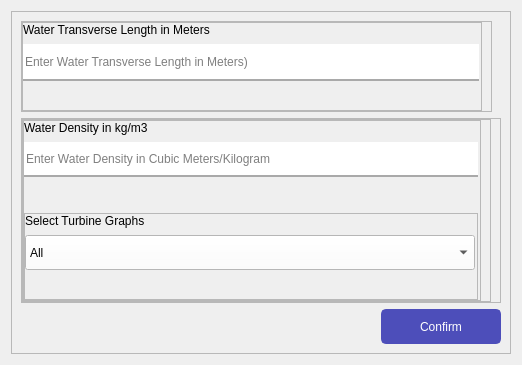
          <widget class="QWidget" name="page_5">
           <layout class="QVBoxLayout" name="verticalLayout_9">
            <item alignment="Qt::AlignHCenter|Qt::AlignVCenter">
             <widget class="QFrame" name="frame_9">
              <property name="minimumSize">
               <size>
                <width>500</width>
                <height>0</height>
               </size>
              </property>
              <property name="frameShape">
               <enum>QFrame::StyledPanel</enum>
              </property>
              <property name="frameShadow">
               <enum>QFrame::Raised</enum>
              </property>
              <layout class="QVBoxLayout" name="verticalLayout_8">
               <item>
                <widget class="QFrame" name="frame_10">
                 <property name="frameShape">
                  <enum>QFrame::NoFrame</enum>
                 </property>
                 <property name="frameShadow">
                  <enum>QFrame::Raised</enum>
                 </property>
                 <layout class="QVBoxLayout" name="verticalLayout_21">
                  <property name="leftMargin">
                   <number>0</number>
                  </property>
                  <property name="topMargin">
                   <number>0</number>
                  </property>
                  <property name="bottomMargin">
                   <number>0</number>
                  </property>
                  <item>
                   <widget class="QFrame" name="frame_93">
                    <property name="frameShape">
                     <enum>QFrame::StyledPanel</enum>
                    </property>
                    <property name="frameShadow">
                     <enum>QFrame::Raised</enum>
                    </property>
                    <layout class="QHBoxLayout" name="horizontalLayout_34">
                     <property name="spacing">
                      <number>0</number>
                     </property>
                     <property name="leftMargin">
                      <number>0</number>
                     </property>
                     <property name="topMargin">
                      <number>0</number>
                     </property>
                     <property name="bottomMargin">
                      <number>0</number>
                     </property>
                     <item>
                      <widget class="QFrame" name="frame_100">
                       <property name="frameShape">
                        <enum>QFrame::StyledPanel</enum>
                       </property>
                       <property name="frameShadow">
                        <enum>QFrame::Raised</enum>
                       </property>
                       <layout class="QVBoxLayout" name="verticalLayout_98">
                        <property name="spacing">
                         <number>7</number>
                        </property>
                        <property name="leftMargin">
                         <number>0</number>
                        </property>
                        <property name="topMargin">
                         <number>0</number>
                        </property>
                        <property name="rightMargin">
                         <number>2</number>
                        </property>
                        <property name="bottomMargin">
                         <number>0</number>
                        </property>
                        <item>
                         <widget class="QLabel" name="label_5">
                          <property name="text">
                           <string>Water Transverse Length in Meters</string>
                          </property>
                         </widget>
                        </item>
                        <item>
                         <widget class="QLineEdit" name="txtWaterTra">
                          <property name="minimumSize">
                           <size>
                            <width>0</width>
                            <height>37</height>
                           </size>
                          </property>
                          <property name="styleSheet">
                           <string notr="true">border:none;
border-bottom:2px solid #a9a9a9;</string>
                          </property>
                          <property name="text">
                           <string/>
                          </property>
                          <property name="placeholderText">
                           <string>Enter Water Transverse Length in Meters)</string>
                          </property>
                         </widget>
                        </item>
                        <item>
                         <widget class="QLabel" name="lblNodes_3">
                          <property name="minimumSize">
                           <size>
                            <width>100</width>
                            <height>0</height>
                           </size>
                          </property>
                          <property name="maximumSize">
                           <size>
                            <width>16777215</width>
                            <height>22</height>
                           </size>
                          </property>
                          <property name="styleSheet">
                           <string notr="true">margin-top:4px;</string>
                          </property>
                          <property name="text">
                           <string>&lt;html&gt;&lt;head/&gt;&lt;body&gt;&lt;p&gt;&lt;br/&gt;&lt;/p&gt;&lt;/body&gt;&lt;/html&gt;</string>
                          </property>
                          <property name="alignment">
                           <set>Qt::AlignBottom|Qt::AlignLeading|Qt::AlignLeft</set>
                          </property>
                         </widget>
                        </item>
                       </layout>
                      </widget>
                     </item>
                    </layout>
                   </widget>
                  </item>
                 </layout>
                </widget>
               </item>
               <item>
                <widget class="QFrame" name="frame_11">
                 <property name="frameShape">
                  <enum>QFrame::StyledPanel</enum>
                 </property>
                 <property name="frameShadow">
                  <enum>QFrame::Raised</enum>
                 </property>
                 <layout class="QVBoxLayout" name="verticalLayout_22">
                  <property name="leftMargin">
                   <number>0</number>
                  </property>
                  <property name="topMargin">
                   <number>0</number>
                  </property>
                  <property name="bottomMargin">
                   <number>0</number>
                  </property>
                  <item>
                   <widget class="QFrame" name="frame_94">
                    <property name="frameShape">
                     <enum>QFrame::StyledPanel</enum>
                    </property>
                    <property name="frameShadow">
                     <enum>QFrame::Raised</enum>
                    </property>
                    <layout class="QHBoxLayout" name="horizontalLayout_35">
                     <property name="spacing">
                      <number>0</number>
                     </property>
                     <property name="leftMargin">
                      <number>0</number>
                     </property>
                     <property name="topMargin">
                      <number>0</number>
                     </property>
                     <property name="bottomMargin">
                      <number>0</number>
                     </property>
                     <item>
                      <widget class="QFrame" name="frame_102">
                       <property name="frameShape">
                        <enum>QFrame::StyledPanel</enum>
                       </property>
                       <property name="frameShadow">
                        <enum>QFrame::Raised</enum>
                       </property>
                       <layout class="QVBoxLayout" name="verticalLayout_100">
                        <property name="spacing">
                         <number>7</number>
                        </property>
                        <property name="leftMargin">
                         <number>0</number>
                        </property>
                        <property name="topMargin">
                         <number>0</number>
                        </property>
                        <property name="rightMargin">
                         <number>2</number>
                        </property>
                        <property name="bottomMargin">
                         <number>0</number>
                        </property>
                        <item>
                         <widget class="QLabel" name="label_6">
                          <property name="text">
                           <string>Water Density in kg/m3</string>
                          </property>
                         </widget>
                        </item>
                        <item>
                         <widget class="QLineEdit" name="txtWaterDensity">
                          <property name="minimumSize">
                           <size>
                            <width>0</width>
                            <height>35</height>
                           </size>
                          </property>
                          <property name="styleSheet">
                           <string notr="true">border:none;
border-bottom:2px solid #a9a9a9;</string>
                          </property>
                          <property name="text">
                           <string/>
                          </property>
                          <property name="placeholderText">
                           <string>Enter Water Density in Cubic Meters/Kilogram</string>
                          </property>
                         </widget>
                        </item>
                        <item>
                         <widget class="QLabel" name="lblMember_2">
                          <property name="minimumSize">
                           <size>
                            <width>100</width>
                            <height>0</height>
                           </size>
                          </property>
                          <property name="maximumSize">
                           <size>
                            <width>16777215</width>
                            <height>22</height>
                           </size>
                          </property>
                          <property name="styleSheet">
                           <string notr="true">margin-top:4px;</string>
                          </property>
                          <property name="text">
                           <string>&lt;html&gt;&lt;head/&gt;&lt;body&gt;&lt;p&gt;&lt;br/&gt;&lt;/p&gt;&lt;/body&gt;&lt;/html&gt;</string>
                          </property>
                          <property name="alignment">
                           <set>Qt::AlignBottom|Qt::AlignLeading|Qt::AlignLeft</set>
                          </property>
                         </widget>
                        </item>
                        <item>
                         <widget class="QFrame" name="frame_104">
                          <property name="frameShape">
                           <enum>QFrame::StyledPanel</enum>
                          </property>
                          <property name="frameShadow">
                           <enum>QFrame::Raised</enum>
                          </property>
                          <layout class="QVBoxLayout" name="verticalLayout_102">
                           <property name="spacing">
                            <number>7</number>
                           </property>
                           <property name="leftMargin">
                            <number>0</number>
                           </property>
                           <property name="topMargin">
                            <number>0</number>
                           </property>
                           <property name="rightMargin">
                            <number>2</number>
                           </property>
                           <property name="bottomMargin">
                            <number>0</number>
                           </property>
                           <item>
                            <widget class="QLabel" name="label_8">
                             <property name="text">
                              <string>Select Turbine Graphs</string>
                             </property>
                            </widget>
                           </item>
                           <item>
                            <widget class="QComboBox" name="cmbxTurbineGraph">
                             <property name="minimumSize">
                              <size>
                               <width>0</width>
                               <height>35</height>
                              </size>
                             </property>
                             <property name="styleSheet">
                              <string notr="true">background-color: rgb(255, 255, 255);</string>
                             </property>
                             <item>
                              <property name="text">
                               <string>All</string>
                              </property>
                             </item>
                             <item>
                              <property name="text">
                               <string>SmartFreeStream</string>
                              </property>
                             </item>
                             <item>
                              <property name="text">
                               <string>SmartMonoFloat</string>
                              </property>
                             </item>
                             <item>
                              <property name="text">
                               <string>EnviroGen005series</string>
                              </property>
                             </item>
                             <item>
                              <property name="text">
                               <string>Hydroquest1.4</string>
                              </property>
                             </item>
                             <item>
                              <property name="text">
                               <string>EVG-050H</string>
                              </property>
                             </item>
                             <item>
                              <property name="text">
                               <string>EVG-025H</string>
                              </property>
                             </item>
                            </widget>
                           </item>
                           <item>
                            <widget class="QLabel" name="lblMember_3">
                             <property name="minimumSize">
                              <size>
                               <width>100</width>
                               <height>0</height>
                              </size>
                             </property>
                             <property name="maximumSize">
                              <size>
                               <width>16777215</width>
                               <height>22</height>
                              </size>
                             </property>
                             <property name="styleSheet">
                              <string notr="true">margin-top:4px;</string>
                             </property>
                             <property name="text">
                              <string>&lt;html&gt;&lt;head/&gt;&lt;body&gt;&lt;p&gt;&lt;br/&gt;&lt;/p&gt;&lt;/body&gt;&lt;/html&gt;</string>
                             </property>
                             <property name="alignment">
                              <set>Qt::AlignBottom|Qt::AlignLeading|Qt::AlignLeft</set>
                             </property>
                            </widget>
                           </item>
                          </layout>
                         </widget>
                        </item>
                       </layout>
                      </widget>
                     </item>
                    </layout>
                   </widget>
                  </item>
                 </layout>
                </widget>
               </item>
               <item alignment="Qt::AlignRight">
                <widget class="QPushButton" name="btnConfirm_2">
                 <property name="minimumSize">
                  <size>
                   <width>120</width>
                   <height>35</height>
                  </size>
                 </property>
                 <property name="cursor">
                  <cursorShape>PointingHandCursor</cursorShape>
                 </property>
                 <property name="styleSheet">
                  <string notr="true">#btnConfirm_2{
border:2px solid  #4d4eba;
background-color:#4d4eba ;
border-radius: 5px;
color:white;
padding:5px 7px;

}
#btnConfirm_2:hover
{
background-color:#6c70ca;
color:#f6f8ff;
}
</string>
                 </property>
                 <property name="text">
                  <string>Confirm</string>
                 </property>
                </widget>
               </item>
              </layout>
             </widget>
            </item>
           </layout>
          </widget>
